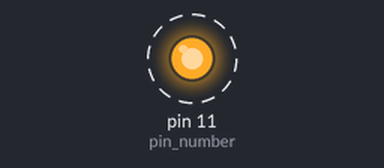
Bench run of a program on a simulated Raspberry Pi (header pin numbers). Parts: output pins drawn as LEDs (lit = HIGH). Dashed ring = blinking. At 20.0 s the program stops and its outputs stay as they are.

Above: at 0.3 s.
Timing chart, 0 to 3.0 s (numbered marks = the images above):
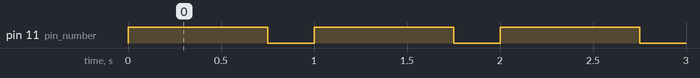

The program:

blinkLED.py
```python
import RPi.GPIO as GPIO
import time

# blinking function
def blink(pin, ratio=0.5):
    ratio = 0 if ratio < 0 else ratio
    ratio = 1 if ratio > 1 else ratio

    time_on = 1 * ratio
    time_off = 1 * (1 - ratio)

    GPIO.output(pin,GPIO.HIGH)
    time.sleep(time_on)
    GPIO.output(pin,GPIO.LOW)
    time.sleep(time_off)
    return

# to use Raspberry Pi board pin numbers
GPIO.setmode(GPIO.BOARD)
# set up GPIO output channel
pin_number = 11

GPIO.setup(pin_number, GPIO.OUT)
# blink GPIO17 50 times
try:
    for i in range(0, 20):
        blink(pin_number, 0.75)

finally:
    GPIO.cleanup()
```

Measured:
- by itself, pin 11 (pin_number): alternates HIGH for 0.75 s and LOW for 0.25 s, 40 changes in all, then stays LOW
